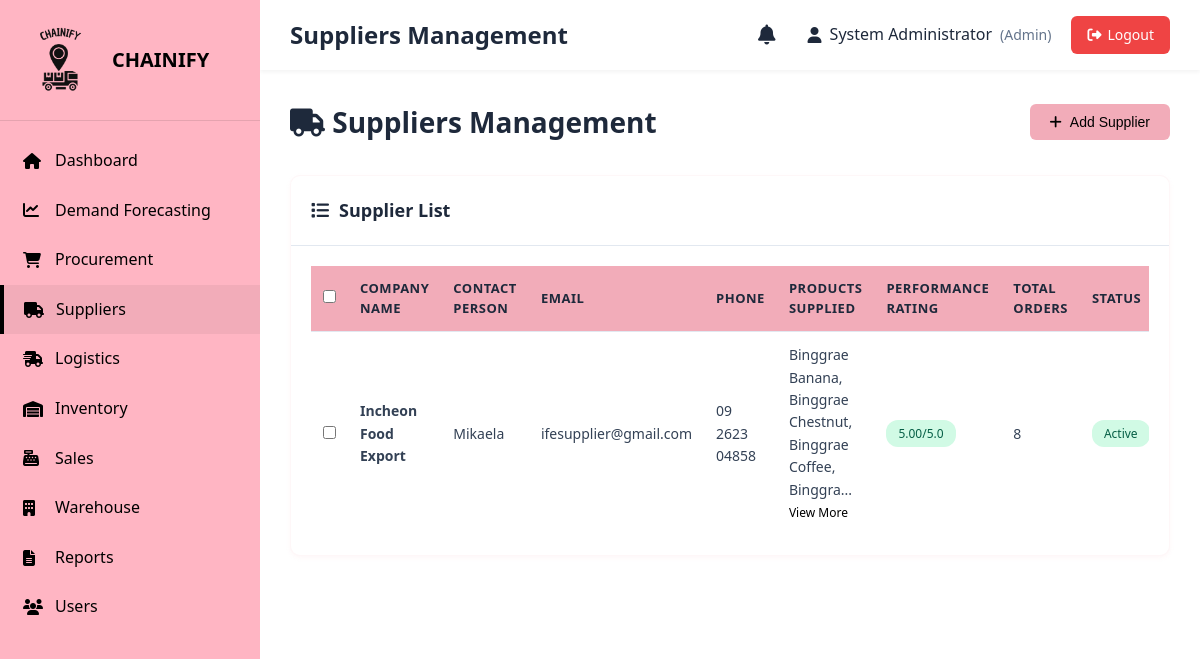
The page /modules/suppliers.php (signed in) on the database its author committed.
### tables this page shows
CREATE TABLE `suppliers` (
  `id` int(11) NOT NULL,
  `user_id` int(11) DEFAULT NULL,
  `company_name` varchar(100) NOT NULL,
  `contact_person` varchar(100) DEFAULT NULL,
  `email` varchar(100) DEFAULT NULL,
  `phone` varchar(20) DEFAULT NULL,
  `address` text DEFAULT NULL,
  `products_supplied` text DEFAULT NULL,
  `performance_rating` decimal(3,2) DEFAULT 0.00,
  `status` enum('active','inactive') DEFAULT 'active',
  `created_at` timestamp NOT NULL DEFAULT current_timestamp(),
  `updated_at` timestamp NOT NULL DEFAULT current_timestamp() ON UPDATE current_timestamp()
);

### config/config.php (called while the page is built, shortened)
<?php
function isLoggedIn() {
    return isset($_SESSION['user_id']);
}
function hasRole($role) {
    return isset($_SESSION['role']) && $_SESSION['role'] === $role;
}
function isAdmin() {
    return hasRole('admin');
}
function canCreate($module) {
    $role = $_SESSION['role'];
    if ($role === 'admin') return true;
    $createPermissions = [
        'procurement' => ['admin', 'procurement_staff'],
        'suppliers' => ['admin', 'procurement_staff'],
        'logistics' => ['admin', 'logistics_manager'],
        'inventory' => ['admin', 'warehouse_officer'],
        'warehouse' => ['admin', 'warehouse_officer'],
        'demand_forecasting' => ['admin']
    ];
    return isset($createPermissions[$module]) && in_array($role, $createPermissions[$module]);
}
function formatPhoneNumber($phone) {
    $digits = preg_replace('/[^0-9]/', '', $phone);
    if (strlen($digits) == 12 && substr($digits, 0, 2) == '63') {
        return '+63 ' . substr($digits, 2, 1) . ' ' . substr($digits, 3);
    }
    elseif (strlen($digits) == 11 && substr($digits, 0, 1) == '0') {
        return '0' . substr($digits, 1, 1) . ' ' . substr($digits, 2, 4) . ' ' . substr($digits, 6);
    }
    elseif (strlen($digits) == 10 && substr($digits, 0, 1) == '9') {
        return '0' . substr($digits, 0, 1) . ' ' . substr($digits, 1, 4) . ' ' . substr($digits, 5);
    }
    return $phone;
}
?>

### modules/suppliers.php (the view, shortened to what this page needs)
<?php
require_once '../config/config.php';
$conn = getDBConnection();
    ?>
    <?php
$suppliers = [];
$result = $conn->query("
    SELECT s.*,
           COUNT(DISTINCT po.id) as total_orders,
           COUNT(DISTINCT CASE WHEN po.status = 'received' THEN po.id END) as completed_orders
    FROM suppliers s
    LEFT JOIN purchase_orders po ON s.id = po.supplier_id
    GROUP BY s.id
    ORDER BY s.company_name
");
while ($row = $result->fetch_assoc()) {
    $suppliers[] = $row;
}
include '../includes/header.php';
?>
<div class="page-header">
    <h2><i class="fas fa-truck"></i> Suppliers Management</h2>
    <?php if (canCreate('suppliers')): ?>
    <button class="btn btn-primary" onclick="openModal('supplierModal')">
        <i class="fas fa-plus"></i> Add Supplier
    </button>
    <?php endif; ?>
</div>
<div class="dashboard-card">
    <div class="card-header">
        <h3><i class="fas fa-list"></i> Supplier List</h3>
    </div>
    <div class="card-body">
        <?php if (empty($suppliers)): ?>
            <p class="text-muted">No suppliers found. Add a new supplier to get started.</p>
        <?php else: ?>
            <form method="POST" action="" id="suppliersForm">
                <div style="overflow-x: auto;">
                    <table class="data-table">
                        <thead>
                            <tr>
                                <?php if (isAdmin()): ?>
                                <th style="width: 40px;">
                                    <input type="checkbox" id="selectAll" title="Select All">
                                </th>
                                <?php endif; ?>
                                <th>Company Name</th>
                                <th>Contact Person</th>
                                <th>Email</th>
                                <th>Phone</th>
                                <th>Products Supplied</th>
                                <th>Performance Rating</th>
                                <th>Total Orders</th>
                                <th>Status</th>
                            </tr>
                        </thead>
                        <tbody>
                            <?php foreach ($suppliers as $supplier): ?>
                                <tr>
                                    <?php if (isAdmin()): ?>
                                    <td>
                                        <input type="checkbox" name="selected_items[]" value="<?php echo $supplier['id']; ?>" class="supplier-checkbox">
                                    </td>
                                    <?php endif; ?>
                                    <td><strong><?php echo htmlspecialchars($supplier['company_name']); ?></strong></td>
                                    <td><?php echo htmlspecialchars($supplier['contact_person'] ?? 'N/A'); ?></td>
                                    <td><?php echo htmlspecialchars($supplier['email'] ?? 'N/A'); ?></td>
                                    <td><?php echo htmlspecialchars(formatPhoneNumber($supplier['phone'] ?? '')); ?></td>
                                    <td>
                                        <?php
                                        $products_supplied = $supplier['products_supplied'] ?? 'N/A';
                                        if ($products_supplied !== 'N/A' && strlen($products_supplied) > 60) {
                                            $truncated = htmlspecialchars(substr($products_supplied, 0, 60));
                                            echo $truncated . '... <a href="#" class="view-more-link" data-products="' . htmlspecialchars($products_supplied, ENT_QUOTES) . '" data-supplier-name="' . htmlspecialchars($supplier['company_name'], ENT_QUOTES) . '" style="color: black; text-decoration: none; font-size: 12px; cursor: pointer;">View More</a>';
                                        } else {
                                            echo htmlspecialchars($products_supplied);
                                        }
                                        ?>
                                    </td>
                                    <td>
                                        <span class="badge badge-<?php echo $supplier['performance_rating'] >= 4 ? 'success' : ($supplier['performance_rating'] >= 3 ? 'warning' : 'danger'); ?>">
                                            <?php echo number_format($supplier['performance_rating'], 2); ?>/5.0
                                        </span>
                                    </td>
                                    <td><?php echo $supplier['total_orders']; ?></td>
                                    <td>
                                        <span class="badge badge-<?php echo $supplier['status']; ?>">
                                            <?php echo ucfirst($supplier['status']); ?>
                                        </span>
                                    </td>
                                </tr>
                            <?php endforeach; ?>
                        </tbody>
                    </table>
                </div>
            </form>
        <?php endif; ?>
    </div>
</div>
<?php include '../includes/footer.php'; ?>

### assets/css/style.css (style rules this page uses)
:root { --primary-color: #F2ACB9; --primary-light: #FFB5C3; --secondary-color: #64748b; --success-color: #10b981; --warning-color: #f59e0b; --danger-color: #ef4444; --info-color: #3b82f6; --dark-color: #1e293b; --light-color: #F2ACB9; --border-color: #e2e8f0; --sidebar-width: 260px; --header-height: 70px; }
* { margin: 0; padding: 0; box-sizing: border-box; }
body { font-family: 'Segoe UI', Tahoma, Geneva, Verdana, sans-serif; background-color: #ffffff; color: #334155; line-height: 1.6; }
.dashboard-card { background: white; border-radius: 10px; box-shadow: 0 2px 4px rgba(242, 172, 185, 0.1); border: 1px solid rgba(242, 172, 185, 0.1); overflow: hidden; }
.card-header { padding: 20px; border-bottom: 1px solid var(--border-color); display: flex; justify-content: space-between; align-items: center; }
.card-header h3 { font-size: 18px; color: var(--dark-color); display: flex; align-items: center; gap: 10px; }
.card-body { padding: 20px; }
.data-table { width: 100%; border-collapse: collapse; }
.data-table thead { background: var(--light-color); }
.data-table th { padding: 12px; text-align: left; font-weight: 600; color: var(--dark-color); font-size: 13px; text-transform: uppercase; letter-spacing: 0.5px; }
.data-table td { padding: 12px; border-top: 1px solid var(--border-color); font-size: 14px; }
.badge { display: inline-block; padding: 4px 12px; border-radius: 12px; font-size: 12px; font-weight: 500; text-transform: capitalize; }
.badge-active { background: #d1fae5; color: #065f46; }
.badge-success { background: #d1fae5; color: #065f46; }
.btn { padding: 10px 20px; border: none; border-radius: 6px; font-size: 14px; font-weight: 500; cursor: pointer; transition: all 0.3s; display: inline-flex; align-items: center; gap: 8px; text-decoration: none; }
.btn-primary { background: var(--primary-color); color: #000000; }
.page-header { display: flex; justify-content: space-between; align-items: center; margin-bottom: 30px; }
.page-header h2 { font-size: 28px; color: var(--dark-color); }

### rows shown on the page
suppliers: company_name "Incheon Food Export", contact_person "Mikaela", email "ifesupplier@gmail.com", phone "09 2623 04858", products_supplied "Binggrae Banana, Binggrae Chestnut, Binggrae Coffee, Binggra", performance_rating "5.00", total_orders "8", status "Active"

### other values the page prints
$pageTitle "Suppliers Management"
$_SESSION['full_name'] "System Administrator"
str_replace('_', ' ', $_SESSION['role']) "Admin"
